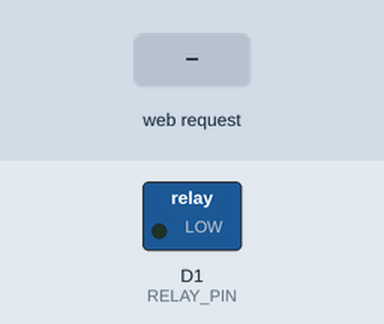
The sketch below on a simulated ESP8266 (NodeMCU). On the bench: switched loads named in the sketch (green lamp = pin HIGH). The test bench sets the inputs (shaded band). WiFi joins after 1.5 s; servers stay silent unless stated; what the sketch prints to the serial monitor is not drawn.

Above: at 2.7 s.
2.8 s: HTTP request GET /on received
At 4.0 s:
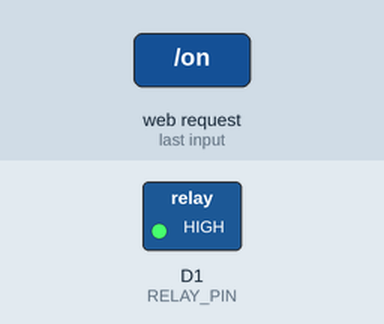
4.3 s: HTTP request GET /off received
At 5.1 s:
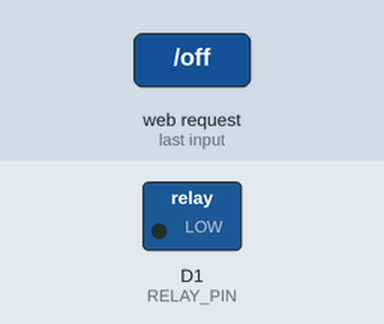
Timing chart, 0 to 7.3 s (numbered marks = the images above; inputs shaded):
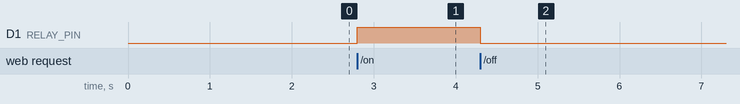

The sketch:

25_nodemcu_wifi_relay.ino
```cpp
/*
  المستوى المتقدم — المشروع 2: التحكم بالمنزل عبر Wi-Fi (NodeMCU ESP8266)
  كتاب: 38 مشروع في شهر — لؤي النصري (@robotlouay)

  التجهيز: أضف لوحات ESP8266 في Arduino IDE (Boards Manager → esp8266) واختر "NodeMCU 1.0".
  التوصيل:
    الريلاي: VCC → VU (5V من USB)   GND → GND   IN → D1 (GPIO5)
  الاستعمال: افتح Serial Monitor (115200) لترى عنوان IP، ثم افتحه في متصفح الهاتف
  (الهاتف على نفس شبكة الواي فاي).
*/

#include <ESP8266WiFi.h>
#include <ESP8266WebServer.h>

const char* WIFI_NAME = "اسم_الشبكة";      // ← اكتب اسم شبكتك
const char* WIFI_PASS = "كلمة_السر";        // ← وكلمة السر
const int RELAY_PIN = D1;                   // D1 = GPIO5

ESP8266WebServer server(80);
bool relayOn = false;

String page() {
  String s = "<!DOCTYPE html><html dir='rtl'><head><meta charset='utf-8'>";
  s += "<meta name='viewport' content='width=device-width,initial-scale=1'>";
  s += "<title>المنزل الذكي</title><style>";
  s += "body{font-family:sans-serif;text-align:center;background:#0f172a;color:#fff;padding-top:40px}";
  s += "a{display:inline-block;margin:12px;padding:18px 40px;border-radius:14px;color:#fff;text-decoration:none;font-size:22px}";
  s += ".on{background:#16a34a}.off{background:#dc2626}</style></head><body>";
  s += "<h1>التحكم في المصباح</h1><p>الحالة: <b>";
  s += relayOn ? "مشتعل" : "مطفأ";
  s += "</b></p><a class='on' href='/on'>تشغيل</a><a class='off' href='/off'>إطفاء</a>";
  s += "</body></html>";
  return s;
}

void handleRoot() { server.send(200, "text/html; charset=utf-8", page()); }
void handleOn()   { relayOn = true;  digitalWrite(RELAY_PIN, HIGH); handleRoot(); }
void handleOff()  { relayOn = false; digitalWrite(RELAY_PIN, LOW);  handleRoot(); }

void setup() {
  Serial.begin(115200);
  pinMode(RELAY_PIN, OUTPUT);
  digitalWrite(RELAY_PIN, LOW);

  WiFi.mode(WIFI_STA);
  WiFi.begin(WIFI_NAME, WIFI_PASS);
  Serial.print("Connecting");
  unsigned long t0 = millis();
  while (WiFi.status() != WL_CONNECTED && millis() - t0 < 20000) {
    delay(500);
    Serial.print(".");
  }
  if (WiFi.status() == WL_CONNECTED) {
    Serial.print("\nOpen: http://");
    Serial.println(WiFi.localIP());
  } else {
    // لا توجد شبكة: ننشئ شبكة خاصة (Access Point)
    WiFi.mode(WIFI_AP);
    WiFi.softAP("Smart_Home_Robot", "123456789");
    Serial.println("\nAP mode: connect to Smart_Home_Robot then open http://192.168.4.1");
  }

  server.on("/", handleRoot);
  server.on("/on", handleOn);
  server.on("/off", handleOff);
  server.begin();
}

void loop() {
  server.handleClient();
}
```

Measured:
- after the input at 2.8 s, D1 (RELAY_PIN): LOW → HIGH at once
- after the input at 4.3 s, D1 (RELAY_PIN): HIGH → LOW at once
